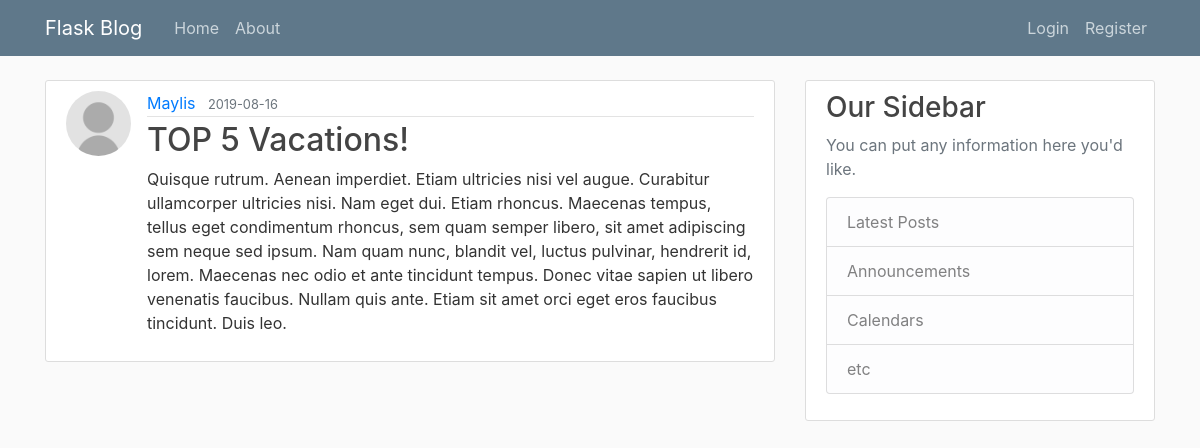
Page /posts/3 on the committed database.
### blogapp/models.py (models this page shows, shortened)
class User(db.Model, UserMixin):
    id = db.Column(db.Integer, primary_key=True)
    username = db.Column(db.String(18), unique=True, nullable=False)
    email = db.Column(db.String(50), unique=True, nullable=False)
    image_file = db.Column(db.String(20), nullable=False, default="default.jpg")
    password = db.Column(db.String(60), nullable=False)
    posts = db.relationship("Post", backref="author", lazy=True)

class Post(db.Model):
    id = db.Column(db.Integer, primary_key=True)
    title = db.Column(db.String(100), nullable=False)
    date_posted = db.Column(db.DateTime, nullable=False, default=datetime.utcnow)
    content = db.Column(db.Text, nullable=False)
    user_id = db.Column(db.Integer, db.ForeignKey("user.id"), nullable=False)

### blogapp/posts/routes.py (the view)
@posts.route("/posts/<post_id>")
def post(post_id):
    post = Post.query.get_or_404(post_id)
    return render_template("post.html", title=post.title, post=post, legend="New Post")

### blogapp/templates/post.html (shortened to what this page needs)
{% extends "layout.html" %}
{% block content %}
    <article class="media content-section">
        <img class="rounded-circle article-img" src="{{ url_for('static', filename='profile_pics/'+ post.author.image_file) }}">
        <div class="media-body">
            <div class="article-metadata">
                <a class="mr-2" href="{{ url_for('users.user_posts', username=post.author.username) }}">{{ post.author.username }}</a>
                <small class="text-muted">{{ post.date_posted.strftime("%Y-%m-%d") }}</small>
            </div>
            <h2 class="article-title">{{ post.title }}</h2>
            <p class="article-content">{{ post.content }}</p>
        </div>
    </article>
{% endblock content %}

### blogapp/static/main.css (style rules this page uses)
body { background: #fafafa; color: #333333; margin-top: 5rem; }
h1, h2, h3, h4, h5, h6 { color: #444444; }
.content-section { background: #ffffff; padding: 10px 20px; border: 1px solid #dddddd; border-radius: 3px; margin-bottom: 20px; }
.article-title { color: #444444; }
.article-content { white-space: pre-line; }
.article-img { height: 65px; width: 65px; margin-right: 16px; }
.article-metadata { padding-bottom: 1px; margin-bottom: 4px; border-bottom: 1px solid #e3e3e3 }

### rows in the picture
User: image_file (placeholder picture), author.username "Maylis"
Post: date_posted "2019-08-16", title "TOP 5 Vacations!", content "Quisque rutrum. Aenean imperdiet. Etiam ultricies nisi vel augue. Curabitur ullamcorper ultricies nisi. Nam eget dui. Etiam rhoncus. Maecenas tempus, tellus eget condimentum rhoncus, sem quam semper libero, sit amet adipiscing sem neque sed ipsum. Nam quam nunc, blandit vel, luctus pulvinar, hendrerit id, lorem. Maecenas nec odio et ante tincidunt tempus. Donec vitae sapien ut libero venenatis faucibus. Nullam quis ante. Etiam sit amet orci eget eros faucibus tincidunt. Duis leo."
